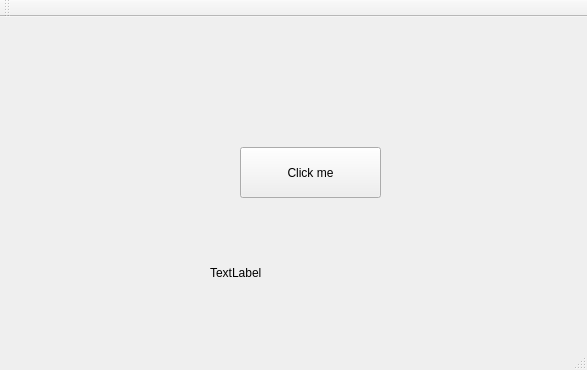
<?xml version="1.0" encoding="UTF-8"?>
<ui version="4.0">
 <class>MainWindow</class>
 <widget class="QMainWindow" name="MainWindow">
  <property name="geometry">
   <rect>
    <x>0</x>
    <y>0</y>
    <width>587</width>
    <height>370</height>
   </rect>
  </property>
  <property name="windowTitle">
   <string>MainWindow</string>
  </property>
  <widget class="QWidget" name="centralwidget">
   <widget class="QPushButton" name="pushButton">
    <property name="geometry">
     <rect>
      <x>240</x>
      <y>130</y>
      <width>141</width>
      <height>51</height>
     </rect>
    </property>
    <property name="text">
     <string>Click me</string>
    </property>
   </widget>
   <widget class="QLabel" name="label">
    <property name="geometry">
     <rect>
      <x>210</x>
      <y>240</y>
      <width>211</width>
      <height>31</height>
     </rect>
    </property>
    <property name="text">
     <string>TextLabel</string>
    </property>
   </widget>
  </widget>
  <widget class="QMenuBar" name="menubar">
   <property name="geometry">
    <rect>
     <x>0</x>
     <y>0</y>
     <width>587</width>
     <height>21</height>
    </rect>
   </property>
  </widget>
  <widget class="QStatusBar" name="statusbar"/>
  <widget class="QToolBar" name="toolBar">
   <property name="windowTitle">
    <string>toolBar</string>
   </property>
   <attribute name="toolBarArea">
    <enum>TopToolBarArea</enum>
   </attribute>
   <attribute name="toolBarBreak">
    <bool>false</bool>
   </attribute>
  </widget>
 </widget>
 <resources/>
 <connections/>
</ui>
